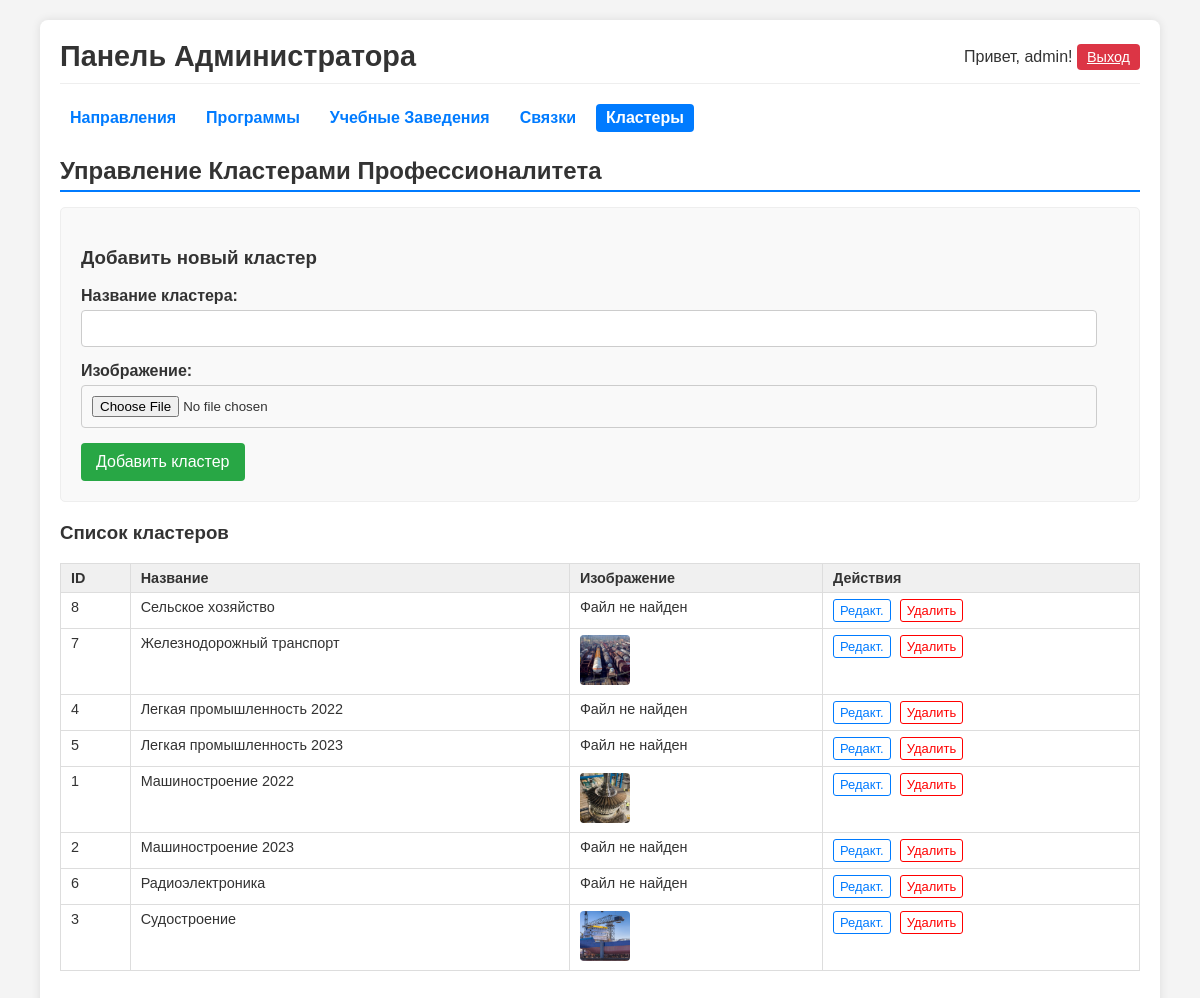
Screenshot of /abiturent/admin/index.php?tab=clusters (signed in) with the database file from the repository.
### tables this page shows
CREATE TABLE `clusters` (
  `id` int(11) NOT NULL,
  `name` text NOT NULL,
  `image_path` text DEFAULT NULL,
  `created_at` timestamp NOT NULL DEFAULT current_timestamp()
);

### abiturent/admin/index.php (the view, shortened to what this page needs)
<?php
require_once 'config.php';
$current_tab = isset($_GET['tab']) ? $_GET['tab'] : 'directions';
if ($current_tab == 'clusters') {
    $cluster_to_edit = null;
}
?>
<!DOCTYPE html>
<html lang="ru">
<head>
</head>
<body>
    <?php if ($current_tab == 'login'): ?>
        <div class="login-container">
            <h2>Авторизация</h2>
            <?php
            $login_error_msg = isset($_SESSION['login_error']) ? $_SESSION['login_error'] : '';
            unset($_SESSION['login_error']);
            if (!empty($login_error_msg)): ?>
                <p class="error-text"><?php echo htmlspecialchars($login_error_msg); ?></p>
            <?php endif; ?>
            <form action="index.php?tab=login" method="post">
                <input type="hidden" name="admin_login" value="1">
                <div class="form-group">
                    <label for="username">Логин</label>
                    <input type="text" name="username" id="username" required>
                </div>
                <div class="form-group">
                    <label for="password">Пароль</label>
                    <input type="password" name="password" id="password" required>
                </div>
                <div class="form-group">
                    <button type="submit" class="btn">Войти</button>
                </div>
            </form>
        </div>
    <?php else: ?>
        <div class="admin-container">
            <div class="admin-header">
                <h1>Панель Администратора</h1>
                 <div class="user-info"> <span>Привет, <?php echo htmlspecialchars($_SESSION['admin_username']); ?>!</span>
                    <a href="index.php?tab=logout" class="btn btn-danger" style="padding: 5px 10px; font-size: 0.9em;">Выход</a>
                </div>
            </div>
            <nav class="admin-nav">
                <ul>
                    <li><a href="?tab=directions" class="<?php if($current_tab == 'directions') echo 'active'; ?>">Направления</a></li>
                    <li><a href="?tab=programs" class="<?php if($current_tab == 'programs') echo 'active'; ?>">Программы</a></li>
                    <li><a href="?tab=establishments" class="<?php if($current_tab == 'establishments') echo 'active'; ?>">Учебные Заведения</a></li>
                    <li><a href="?tab=bundles" class="<?php if($current_tab == 'bundles') echo 'active'; ?>">Связки</a></li>
                    <li><a href="?tab=clusters" class="<?php if($current_tab == 'clusters') echo 'active'; ?>">Кластеры</a></li>
                </ul>
            </nav>
            <?php if ($current_tab == 'clusters'): ?>
            <div id="clusters_admin" class="content-section">
                <h2>Управление Кластерами Профессионалитета</h2>
                <div class="form-container">
                    <h3><?php echo $cluster_to_edit ? 'Редактировать кластер' : 'Добавить новый кластер'; ?></h3>
                    <form action="index.php?tab=clusters" method="post" enctype="multipart/form-data">
                        <div class="form-group">
                            <label for="cluster_name_admin">Название кластера:</label>
                            <input type="text" id="cluster_name_admin" name="cluster_name" value="<?php echo $cluster_to_edit ? htmlspecialchars($cluster_to_edit['name']) : ''; ?>" required>
                        </div>
                        <div class="form-group">
                            <label for="cluster_image_admin">Изображение:</label>
                            <input type="file" id="cluster_image_admin" name="cluster_image" accept="image/*">
                        </div>
                        <button type="submit" name="<?php echo $cluster_to_edit ? 'edit_cluster' : 'add_cluster'; ?>" class="btn"><?php echo $cluster_to_edit ? 'Сохранить' : 'Добавить кластер'; ?></button>
                    </form>
                </div>
                <h3>Список кластеров</h3>
                <table>
                    <thead><tr><th>ID</th><th>Название</th><th>Изображение</th><th>Действия</th></tr></thead>
                    <tbody>
                        <?php
                        $result = $conn->query("SELECT id, name, image_path FROM clusters ORDER BY name");
                        if ($result->num_rows > 0) {
                            while($row = $result->fetch_assoc()) {
                                echo "<tr><td>" . htmlspecialchars($row['id']) . "</td>";
                                echo "<td>" . htmlspecialchars($row['name']) . "</td><td>";
                                if (!empty($row['image_path'])) {
                                     $imgPath = UPLOAD_DIR_CLUSTERS . $row['image_path'];
                                     $webPath = '../uploads/clusters/' . $row['image_path'];
                                    if(file_exists($imgPath)) echo "<img src='" . htmlspecialchars($webPath) . "' alt='Image' class='thumbnail'>"; else echo "Файл не найден";
                                } else { echo "Нет изображения"; }
                                echo "</td><td class='action-links'>
                                        <a href='index.php?tab=clusters&edit_id=" . $row['id'] . "'>Редакт.</a>
                                        <form action='index.php?tab=clusters' method='post' onsubmit='return confirm(\"Удалить кластер? Если он используется в связках, удаление может быть заблокировано или поле cluster_id в связках станет NULL.\");'>
                                            <input type='hidden' name='cluster_id' value='" . $row['id'] . "'>
                                            <button type='submit' name='delete_cluster'>Удалить</button>
                                        </form>
                                      </td></tr>";
                            }
                        } else { echo "<tr><td colspan='4'>Кластеров не найдено.</td></tr>"; }
                        ?>
                    </tbody>
                </table>
            </div>
            <?php endif; ?>
        </div>
    <?php endif; ?>
</body>
</html>

### abiturent/admin/index.php (style rules this page uses)
body { font-family: Arial, sans-serif; margin: 0; padding: 0; background-color: #f4f4f4; color: #333; }
.admin-container { width: 90%; max-width: 1200px; margin: 20px auto; background-color: #fff; padding: 20px; box-shadow: 0 0 10px rgba(0, 0, 0, 0.1); border-radius: 8px; }
.admin-header { display: flex; justify-content: space-between; align-items: center; border-bottom: 1px solid #eee; padding-bottom: 10px; margin-bottom: 20px; }
.admin-header h1 { margin: 0; font-size: 1.8em; }
.admin-nav ul { list-style-type: none; padding: 0; margin: 0; display: flex; flex-wrap: wrap; }
.admin-nav li { margin-right: 10px; margin-bottom: 5px; }
.admin-nav a { text-decoration: none; color: #007bff; font-weight: bold; padding: 5px 10px; border-radius: 4px; display: inline-block; }
.admin-nav a:hover, .admin-nav a.active { background-color: #007bff; color: #fff; }
.content-section { margin-bottom: 30px; }
.content-section h2 { border-bottom: 2px solid #007bff; padding-bottom: 5px; margin-bottom: 15px; font-size: 1.5em; }
table { width: 100%; border-collapse: collapse; margin-bottom: 20px; font-size: 0.9em; }
table th, table td { border: 1px solid #ddd; padding: 6px 10px; text-align: left; vertical-align: top; }
table th { background-color: #f0f0f0; }
table img.thumbnail { max-width: 50px; max-height: 50px; border-radius: 4px; }
.action-links form { display: inline-block; margin-right: 5px; }
.action-links a, .action-links button { display: inline-block; margin-right: 5px; color: #007bff; text-decoration: none; cursor: pointer; padding: 3px 6px; border-radius:3px; font-size:0.9em }
.action-links button { background: none; border: 1px solid; color: red; }
.action-links a { border: 1px solid #007bff; }
.form-container { background-color: #f9f9f9; padding: 20px; border-radius: 5px; border: 1px solid #eee; margin-bottom: 20px; }
.form-group { margin-bottom: 15px; }
.form-group label { display: block; margin-bottom: 5px; font-weight: bold; }
.form-group input[type="text"], .form-group input[type="password"], .form-group input[type="file"], .form-group textarea, .form-group select { width: calc(100% - 22px); padding: 10px; border: 1px solid #ccc; border-radius: 4px; box-sizing: border-box; }
.btn { background-color: #28a745; color: white; padding: 10px 15px; border: none; border-radius: 4px; cursor: pointer; font-size: 1em; }
.btn-danger { background-color: #dc3545; }

### rows the page displays
clusters: id "8", name "Cельское хозяйство", shows "Файл не найден"
clusters: id "7", name "Железнодорожный транспорт", image_path (picture)
clusters: id "4", name "Легкая промышленность 2022", shows "Файл не найден"
clusters: id "5", name "Легкая промышленность 2023", shows "Файл не найден"
clusters: id "1", name "Машиностроение 2022", image_path (picture)
clusters: id "2", name "Машиностроение 2023", shows "Файл не найден"
clusters: id "6", name "Радиоэлектроника", shows "Файл не найден"
clusters: id "3", name "Судостроение", image_path (picture)

### other values shown
$_SESSION['admin_username'] "admin"
